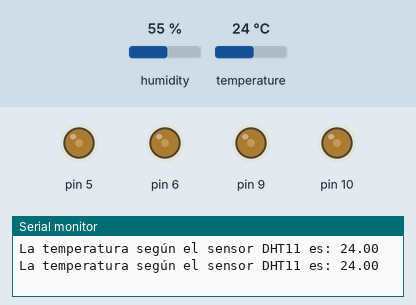
A sketch run on a simulated Arduino Uno, built with avr-gcc and run on an emulated ATmega328P. Shown: output pins drawn as LEDs (lit = HIGH), the last lines printed to the serial monitor. Dashed ring = blinking. The test bench sets the inputs (shaded band); at power-on: temperature 24 °C, humidity 55 %.

Above: at 5.9 s.
6.0 s: temperature set to 20 °C
At 6.52 s:
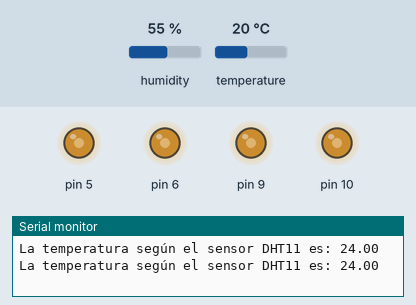
12.1 s: temperature set to 17 °C
At 16.2 s:
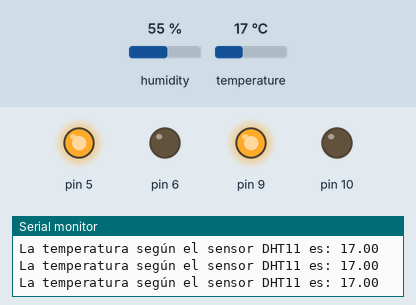
18.2 s: temperature set to 28 °C
At 22.99 s:
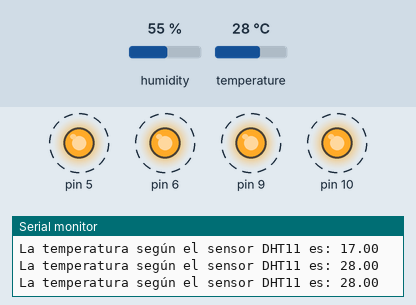
Timing chart, 0 to 30.3 s (numbered marks = the images above; inputs shaded):
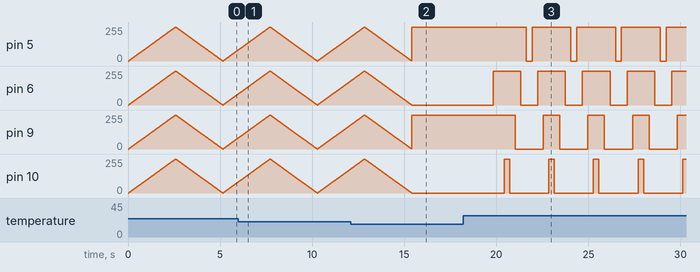

The sketch:

Examen2.ino
```cpp
#include <DHT.h>
#define DHTPIN 8
#define DHTTYPE DHT11

float gradosCelsiusDHT11 = 0;
DHT dht(DHTPIN,DHTTYPE); //objeto DHT
void setup() {
  Serial.begin(9600);
  dht.begin(); //inicializamos el sensor

  //se inicializan los led
  pinMode(5,OUTPUT);
  pinMode(6,OUTPUT);
  pinMode(9,OUTPUT);
  pinMode(10,OUTPUT);
}

void loop() {
  //Leer la temperatura desde el DHT11
  gradosCelsiusDHT11 = dht.readTemperature(); //celsius


  //se asegura de la lectura
  if(isnan(gradosCelsiusDHT11)){
    Serial.println("Error de lectura de datos");
    return;
  } else { //en caso de recibir información limpia, se imprime

  Serial.println("");
  Serial.print("La temperatura según el sensor DHT11 es: ");
  Serial.print(gradosCelsiusDHT11);

  if(gradosCelsiusDHT11 < 18.3){
    digitalWrite(5,HIGH);
    digitalWrite(6,LOW);
    digitalWrite(9,HIGH);
    digitalWrite(10,LOW);
  }
  if(gradosCelsiusDHT11 >= 18.3 && gradosCelsiusDHT11 < 25){
    //pwm
    for(int i = 0; i<255; i++){
      analogWrite(5,i);
      analogWrite(6,i);
      analogWrite(9,i);
      analogWrite(10,i);
      delay(10);
    }
    for(int i = 255; i>1; i--){
      analogWrite(5,i);
      analogWrite(6,i);
      analogWrite(9,i);
      analogWrite(10,i);
      delay(10);
    }
  }
  if(gradosCelsiusDHT11 >= 25) {
    //secuencia
    digitalWrite(5,HIGH);
    delay(300);
    digitalWrite(6,HIGH);
    delay(300);
    digitalWrite(9,HIGH);
    delay(300);
    digitalWrite(10,HIGH);
    delay(300);

    digitalWrite(10,LOW);
    delay(300);
    digitalWrite(9,LOW);
    delay(300);
    digitalWrite(6,LOW);
    delay(300);
    digitalWrite(5,LOW);
    delay(300);
  }
  }
}
```

Measured:
- the behaviour switches between 19 and 18 °C on temperature (found by bisection; images 1 and 2)
- after the input at 18.2 s, pin 5: alternates 255/255 for 2.1 s and 0/255 for 0.32 s, starting after 3.4 s; pin 6: alternates 255/255 for 1.5 s and 0/255 for 0.92 s, starting after 1.6 s; pin 9: alternates 255/255 for 0.90 s and 0/255 for 1.5 s, starting after 2.8 s; pin 10: alternates 255/255 for 0.30 s and 0/255 for 2.1 s, starting after 2.2 s
- by itself, pin 6, pin 10: rises from 180/255 to 255/255 in 0.74 s, then falls to 0/255 in 2.6 s
